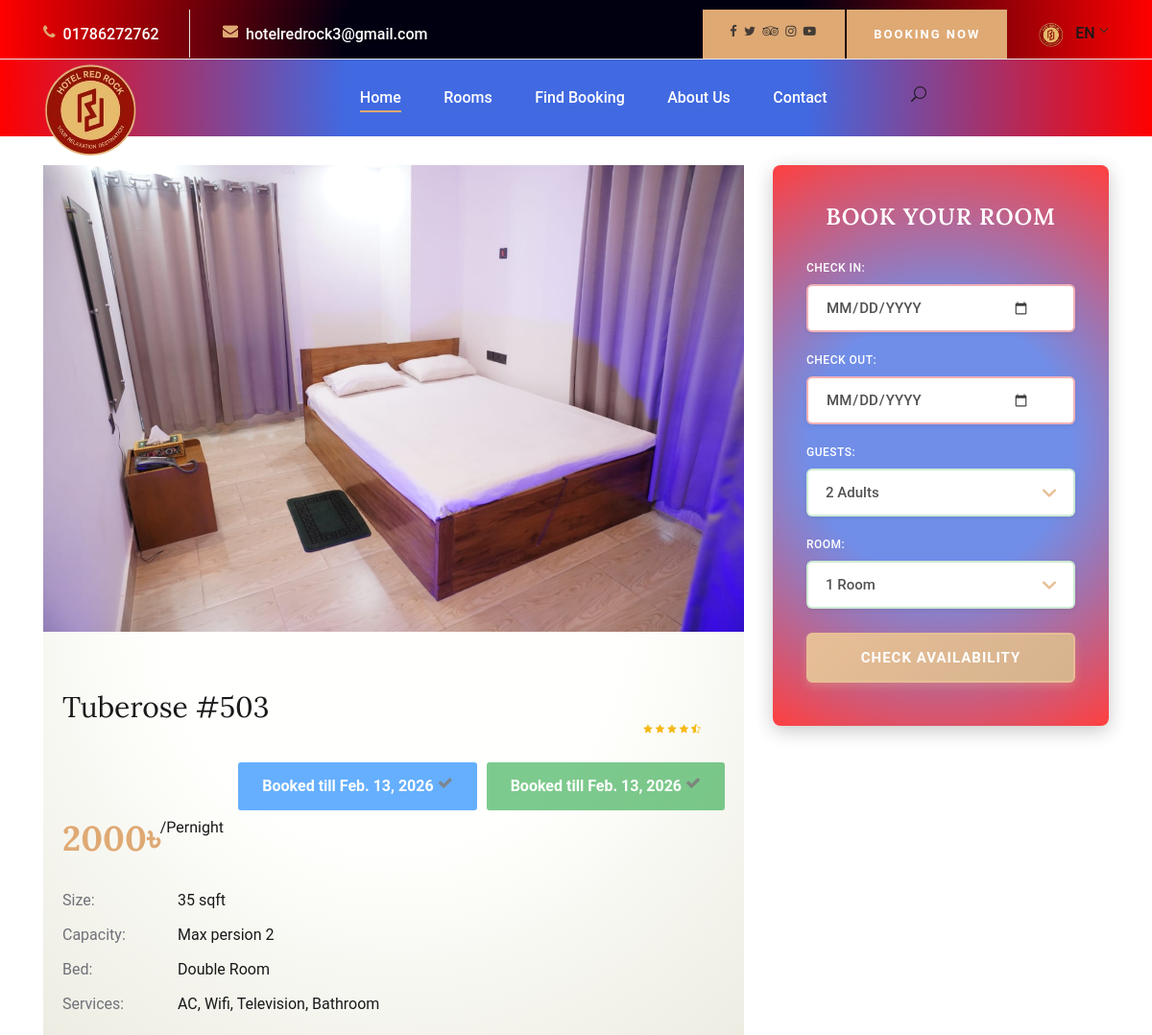
The app's page /rooms/room_details/1/ (upper part), older data.
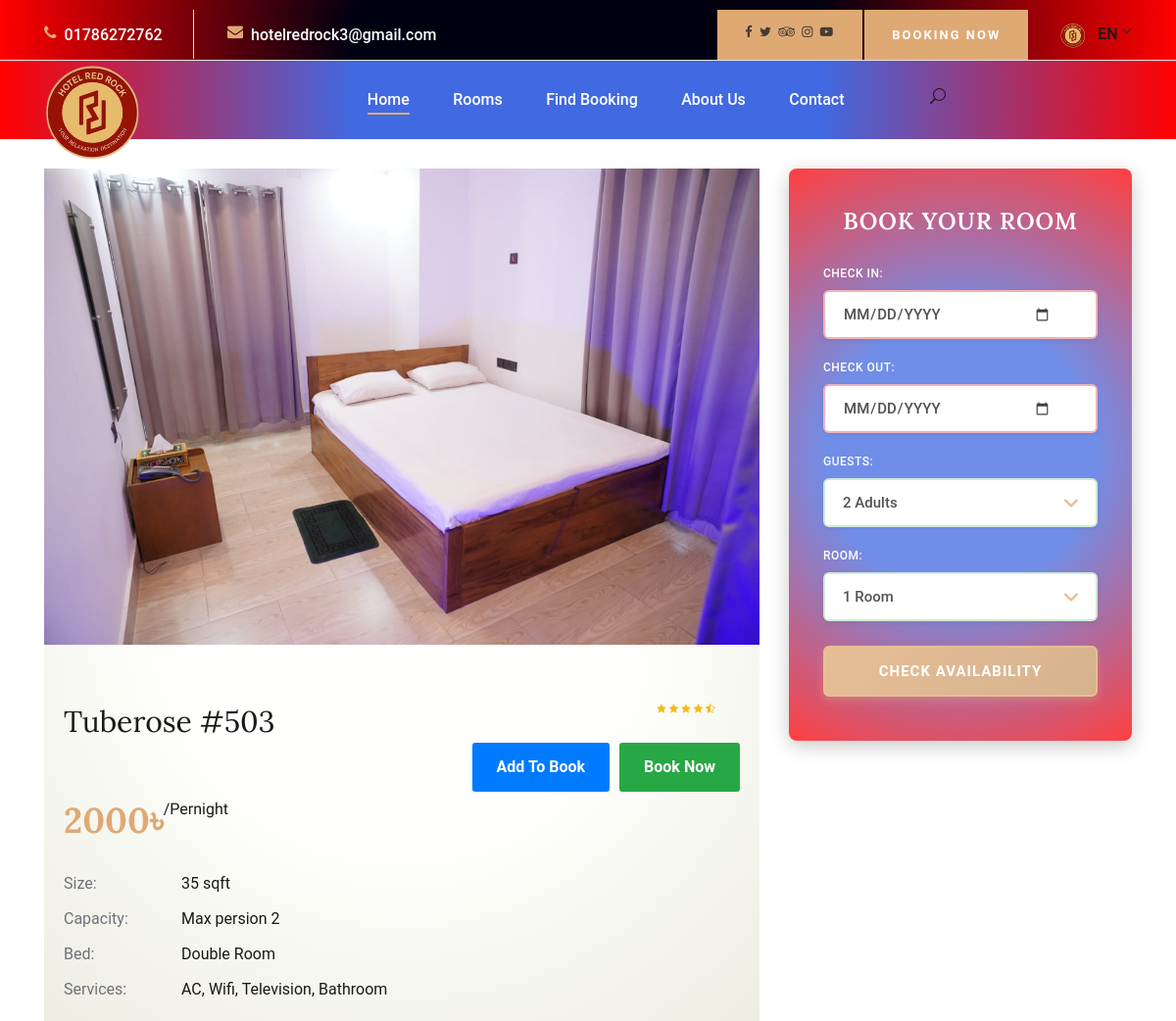
The same page, newer data.
### rooms/models.py (models this page shows, shortened)
class Room(models.Model):
    serial=models.IntegerField(default=0)
    name=models.CharField(max_length=100,unique=True)
    name_eng=models.CharField(max_length=100,unique=True)
    room_no=models.CharField(max_length=100,unique=True)
    room_type=models.ForeignKey(RoomType,blank=True,null=True,on_delete=models.SET_NULL)
    bed_type=models.ForeignKey(BedType,blank=True,null=True,on_delete=models.SET_NULL)
    status=models.CharField(max_length=100,blank=True,null=True)
    price=models.CharField(max_length=10,blank=True,null=True)
    person_occupancy=models.CharField(max_length=10,blank=True,null=True)
    number_of_beds=models.CharField(max_length=10,blank=True,null=True)
    size=models.CharField(max_length=10,blank=True,null=True)
    services=models.CharField(max_length=500,blank=True,null=True)
    description=RichTextField(blank=True,null=True)
    comment=models.ManyToManyField(Comment,blank=True,null=True)
    main_image=models.FileField(upload_to='media/room_images',blank=True,null=True,)
    second_image=models.FileField(upload_to='media/room_images',blank=True,null=True,)
    is_available=models.BooleanField(default=False)
    class Meta:
        ordering = ['serial']

class RoomType(models.Model):
    serial=models.IntegerField(default=0)
    name=models.CharField(max_length=100,unique=True)
    name_eng=models.CharField(max_length=100,unique=True)
    description=RichTextField(blank=True,null=True)
    occupancy=models.CharField(max_length=100,blank=True,null=True)
    bed_type=models.ManyToManyField(BedType,blank=True,null=True)
    price=models.CharField(max_length=10,blank=True,null=True)
    services=models.CharField(max_length=500,blank=True,null=True)
    comment=models.ManyToManyField(Comment,blank=True,null=True)
    main_image=models.FileField(upload_to='media/room_type_images',blank=True,null=True,)
    second_image=models.FileField(upload_to='media/room_type_images',blank=True,null=True,)

### rooms/views.py (the view, shortened to what this page needs)
# urls.py: path('room_details/<int:id>/', views.RoomDetails.as_view(),name="room_details"),
class RoomDetails(View):
    template_name = 'rooms/room_details.html'
    def get(self, request, *args, **kwargs):
        rooms=Room.objects.filter(id=int(kwargs['id'])).prefetch_related('booking_set').first()
        same_priced_rooms = []
        if rooms and rooms.price:
            same_priced_rooms = Room.objects.filter(price=rooms.price).exclude(id=rooms.id).order_by('serial')[:6]
            print(f"Room {rooms.id} price: {rooms.price}, Similar rooms found: {same_priced_rooms.count()}")
        staffs=Staff.objects.all().order_by("serial")
        guests=Guest.objects.all().order_by("-id")
        context={}
        if rooms:
            _set_display_status_for_rooms([rooms])
        context['room']=rooms
        context['same_priced_rooms']=same_priced_rooms
        context['staffs']=staffs
        context['guests']=guests
        return render(request, self.template_name,context)

### rooms/views.py (called while the page is built)
def _set_display_status_for_rooms(rooms):
    today = timezone.now().date()
    for room in rooms:
        active_bookings = [
            b for b in room.booking_set.all()
            if b.check_in_status not in ('checked_out', 'cancelled') and not b.check_out_status
        ]
        if any(b.check_in_status == 'checked_in' for b in active_bookings):
            room.display_status = 'occupied'
            room.booked_until = None
        elif any(b.check_in_status == 'pending' and b.end_day >= today for b in active_bookings):
            room.display_status = 'booked'
            pending_bookings = [b for b in active_bookings if b.check_in_status == 'pending' and b.end_day >= today]
            room.booked_until = max(b.end_day for b in pending_bookings) if pending_bookings else None
        else:
            room.display_status = 'available'
            room.booked_until = None

### templates/rooms/room_details.html (shortened to what the changed rows need)
{% extends 'basepage/basepage.html' %}
{% load static  %}
    {% block content %}
     <br></br>
    <section class="room-details-section spad">
        <div class="container">
            <div class="row">
                <div class="col-lg-8">
                    <div class="room-details-item" style="background: var(--service);">
                        <img src="{{ room.main_image.url }}" alt="">
                        <div class="rd-text" style="background: transparent;padding: 20px;">
                            <div class="rd-title">
                                <h3>{{ room.name_eng }} #{{ room.room_no }}</h3>
                                <div class="rdt-right">
                                    <div class="rating">
                                    </div>
                                    {% with status=room.display_status|default:room.status|default_if_none:"available"|lower %}
                                    <div style="display: flex; gap: 10px; margin-top: 15px;">
                                      {% if status == 'available' %}
                                        <button id="room_{{ room.id }}" class="btn btn-primary" style="padding: 12px 24px; font-size: 16px; font-weight: 600;" onclick="addToCart( this.id )">Add To Book</button>
                                        <button class="btn btn-success" style="padding: 12px 24px; font-size: 16px; font-weight: 600; text-align: center;" onclick="bookNowSingle('room_{{ room.id }}')">Book Now</button>
                                      {% else %}
                                        <button class="btn btn-primary" style="padding: 12px 24px; font-size: 16px; font-weight: 600; opacity: 0.6; cursor: not-allowed;" disabled>
                                          {% if status == 'booked' %}
                                            Booked{% if room.booked_until %} till {{ room.booked_until }}{% endif %} <i class="fa fa-check"></i>
                                          {% else %}
                                            Occupied <i class="fa fa-check"></i>
                                          {% endif %}
                                        </button>
                                        <button class="btn btn-success" style="padding: 12px 24px; font-size: 16px; font-weight: 600; text-align: center; opacity: 0.6; cursor: not-allowed;" disabled>
                                          {% if status == 'booked' %}
                                            Booked{% if room.booked_until %} till {{ room.booked_until }}{% endif %} <i class="fa fa-check"></i>
                                          {% else %}
                                            Occupied <i class="fa fa-check"></i>
                                          {% endif %}
                                        </button>
                                      {% endif %}
                                    </div>
                                    {% endwith %}
                                </div>
                            </div>
                            <h2>{{ room.price }}&#x09F3;<span>/Pernight</span></h2>
                            <table>
                                <tbody>
                                    <tr>
                                        <td class="r-o">Size:</td>
                                        <td>{{ room.size }} sqft</td>
                                    </tr>
                                    <tr>
                                        <td class="r-o">Capacity:</td>
                                        <td>Max persion {{ room.person_occupancy  }}</td>
                                    </tr>
                                    <tr>
                                        <td class="r-o">Bed:</td>
                                        <td>{{ room.room_type.name_eng }}</td>
                                    </tr>
                                    <tr>
                                        <td class="r-o">Services:</td>
                                        <td>{{ room.services }}</td>
                                    </tr>
                                </tbody>
                            </table>
                        </div>
                    </div>
                </div>
            </div>
        </div>
    </section>
    {% endblock content %}

Row changes from the older to the newer data that the page shows:
changed Room "Tuberose": booked_until "Feb. 13, 2026" → (not shown)
Text that changed along with them:
text no longer shown: "Booked till Booked till"
text now shown: "Add To Book Book Now"
